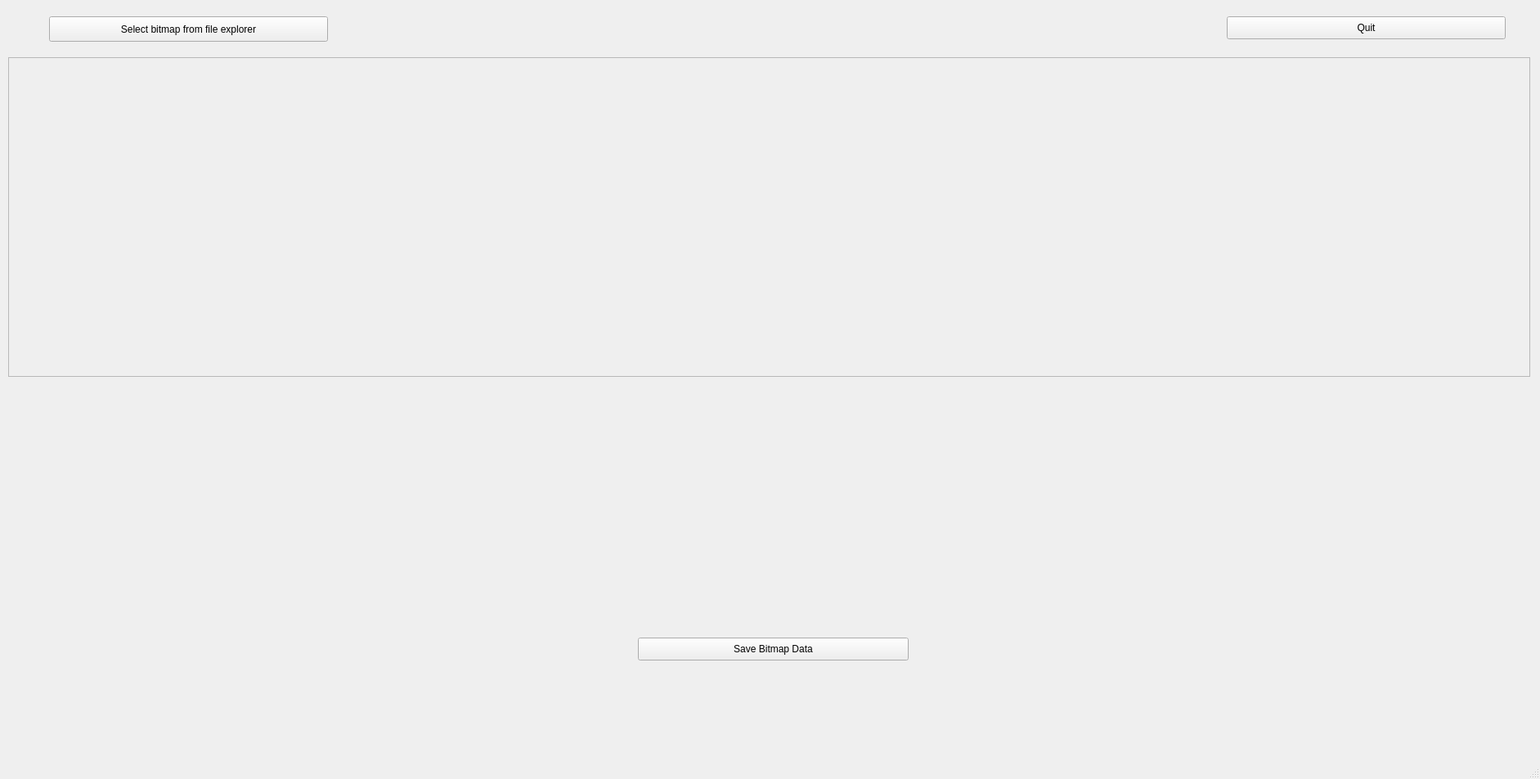
<?xml version="1.0" encoding="UTF-8"?>
<ui version="4.0">
 <class>MainWindow</class>
 <widget class="QMainWindow" name="MainWindow">
  <property name="geometry">
   <rect>
    <x>0</x>
    <y>0</y>
    <width>1883</width>
    <height>953</height>
   </rect>
  </property>
  <property name="windowTitle">
   <string>MainWindow</string>
  </property>
  <widget class="QWidget" name="centralwidget">
   <widget class="QPushButton" name="quit_button">
    <property name="geometry">
     <rect>
      <x>1500</x>
      <y>20</y>
      <width>341</width>
      <height>28</height>
     </rect>
    </property>
    <property name="text">
     <string>Quit</string>
    </property>
   </widget>
   <widget class="QPushButton" name="select_bitmap_button">
    <property name="geometry">
     <rect>
      <x>60</x>
      <y>20</y>
      <width>341</width>
      <height>31</height>
     </rect>
    </property>
    <property name="text">
     <string>Select bitmap from file explorer</string>
    </property>
   </widget>
   <widget class="QScrollArea" name="scrollArea">
    <property name="geometry">
     <rect>
      <x>10</x>
      <y>70</y>
      <width>1861</width>
      <height>391</height>
     </rect>
    </property>
    <property name="widgetResizable">
     <bool>true</bool>
    </property>
    <widget class="QWidget" name="scrollAreaWidgetContents_2">
     <property name="geometry">
      <rect>
       <x>0</x>
       <y>0</y>
       <width>1859</width>
       <height>389</height>
      </rect>
     </property>
     <layout class="QVBoxLayout" name="verticalLayout">
      <item>
       <widget class="QLabel" name="bitmap_label">
        <property name="text">
         <string/>
        </property>
        <property name="alignment">
         <set>Qt::AlignCenter</set>
        </property>
       </widget>
      </item>
     </layout>
    </widget>
   </widget>
   <widget class="QPushButton" name="save_bmp_data_button">
    <property name="geometry">
     <rect>
      <x>780</x>
      <y>780</y>
      <width>331</width>
      <height>28</height>
     </rect>
    </property>
    <property name="text">
     <string>Save Bitmap Data</string>
    </property>
   </widget>
  </widget>
  <widget class="QMenuBar" name="menubar">
   <property name="geometry">
    <rect>
     <x>0</x>
     <y>0</y>
     <width>1883</width>
     <height>26</height>
    </rect>
   </property>
  </widget>
  <widget class="QStatusBar" name="statusbar"/>
 </widget>
 <resources/>
 <connections/>
</ui>
